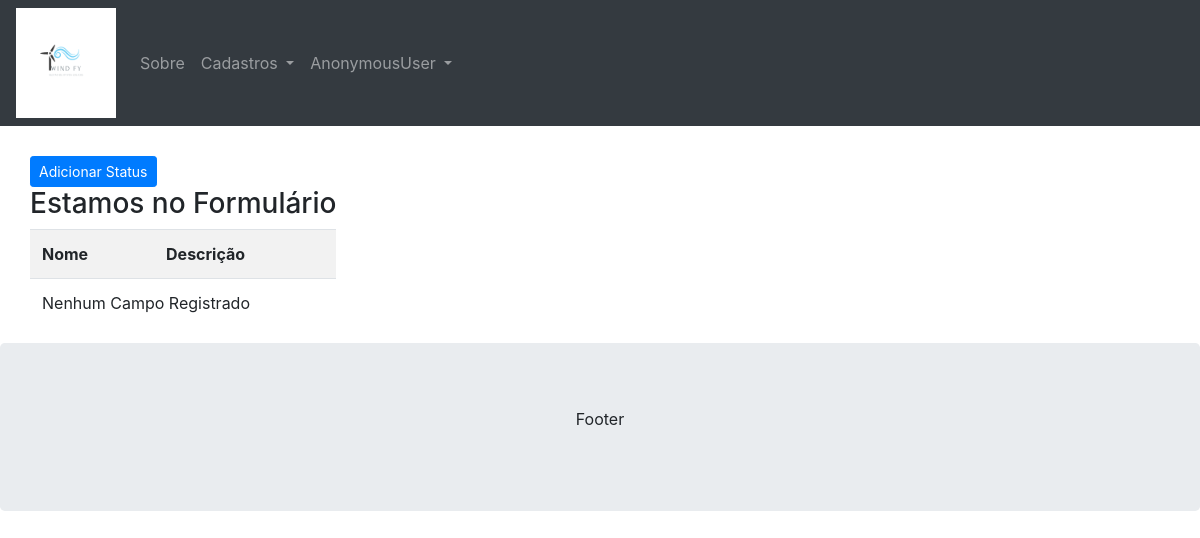
Before: /cadastros/listar/status/ with the older database file.
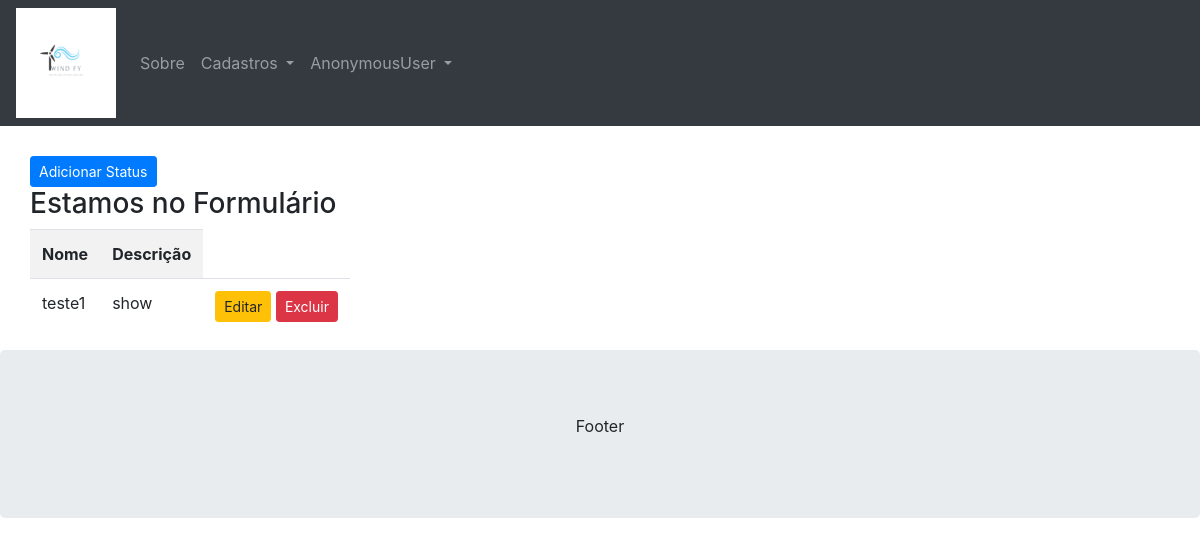
After: the same page with the newer database file.
### cadastros/models.py (models this page shows, shortened)
class Status(models.Model):
    nome = models.CharField(max_length=50)
    descricao = models.CharField(max_length=150, verbose_name='Descrição')

### cadastros/views.py (the view)
# urls.py: path('listar/status/', StatusList.as_view(), name="listar-status"),  # int pk = primari key
class StatusList(ListView):
    model = Status
    template_name = 'cadastros/listas/status.html'

### cadastros/templates/cadastros/Listas/status.html (shortened to what this page needs)
{% extends '../modelo.html' %}
{% load static %}
{% block conteudo1 %}
    <a href="{% url 'cadastrar-status' %}" class="btn btn-primary btn-sm">Adicionar Status</a>
    <h3>Estamos no Formulário</h3>
    <div class="table-responsive">
        <table class=" table table-striped">
            <tr>
                <th>Nome</th>
                <th>Descrição</th>
            </tr>
            {% for status in object_list %}
                <tr>
                    <td>{{ status.nome }}</td>
                    <td>{{ status.descricao }}</td>
                    <td>
                        <a href="{% url 'editar-status' status.pk %}" class="btn btn-warning btn-sm" title="Editar">Editar</a>
                        <a href="{% url 'excluir-status' status.pk %}" class="btn btn-danger btn-sm" title="Excluir">Excluir</a>
                    </td>
                </tr>
                {% empty %}
                <tr>
                    <td colspan="3"> Nenhum Campo Registrado</td>
                </tr>
            {% endfor %}
        </table>
    </div>
{% endblock %}

### cadastros/templates/cadastros/modelo.html (shortened to what this page needs)
{% load static %}
<!DOCTYPE html>
<html lang="en">
<head>
  <link rel="stylesheet" href="https://maxcdn.bootstrapcdn.com/bootstrap/4.5.2/css/bootstrap.min.css">
</head>
<body>
<nav class="navbar navbar-expand-sm bg-dark navbar-dark">
  <a class="navbar-brand bg-white" href="{% url 'index' %}" >
      <img src="{% static 'img/logo.png' %}" class="rounded" alt="Logo" style="width:100px;">
  </a>
  <ul class="navbar-nav">
    <li class="nav-item">
      <a class="nav-link"  href="{% url 'sobre' %}">Sobre</a>
    </li>
    <li class="nav-item dropdown">
      <a class="nav-link dropdown-toggle" href="#" id="navbardrop" data-toggle="dropdown">
        Cadastros
      </a>
    </li>
    <li class="nav-item dropdown nav-item-right">
      <a class="nav-link dropdown-toggle" href="#" id="navbardrop" data-toggle="dropdown">
          {{ request.user }}
      </a>
    </li>
  </ul>
</nav>
<div class="container" style="margin-top:30px">
  <div class="row">
    <div class="">
        {% block conteudo1 %}{% endblock %}
     </div>
  </div>
</div>
{% block footer %}
<div class="jumbotron text-center" style="margin-bottom:0">
  <p>Footer</p>
</div>
{% endblock %}
</body>
</html>

Changed rows visible on the page:
added Status: nome "teste1", descricao "show"
Other visible differences:
text no longer shown: "Nenhum Campo Registrado"
